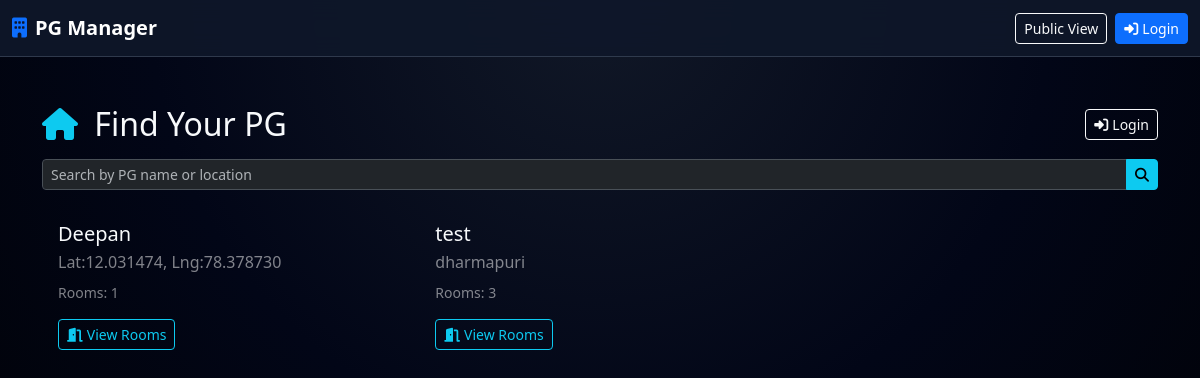
The app's page /, older data.
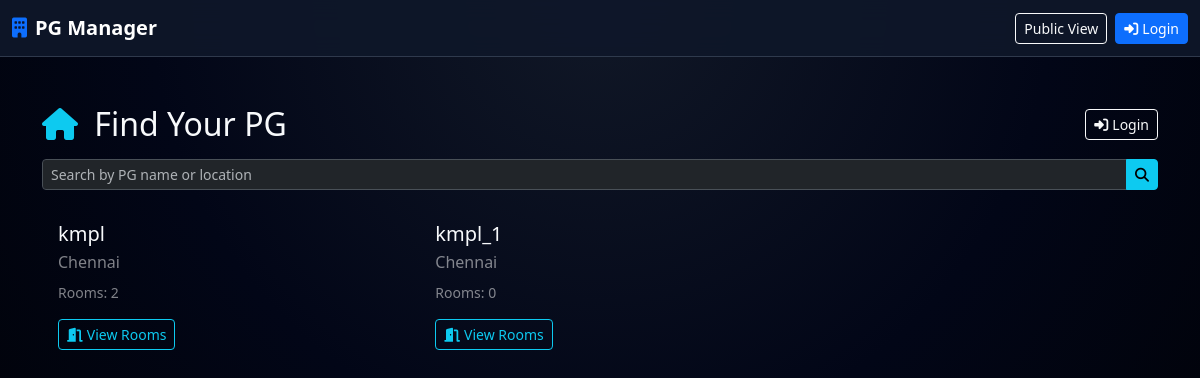
The same page, newer data.
### models.py (models this page shows)
class PG(db.Model):
    id = db.Column(db.Integer, primary_key=True)
    name = db.Column(db.String(255), nullable=False)
    location = db.Column(db.String(255))
    latitude = db.Column(db.Float)
    longitude = db.Column(db.Float)
    total_rooms = db.Column(db.Integer, default=0)
    rooms = db.relationship("Room", backref="pg", lazy=True)
    admins = db.relationship("User", backref="pg_admin", lazy=True)

### app.py (the view)
@app.route("/")
def home():
    search_query = request.args.get("search", "").strip()
    pgs = search_pgs(search_query) if search_query else PG.query.all()
    return render_template("guest/home.html", pgs=pgs, search_query=search_query)

### templates/guest/home.html (shortened to what this page needs)
{% extends "base.html" %}
{% block content %}
<div class="container py-4">
  <div class="d-flex justify-content-between align-items-center mb-3">
    <h2 class="mb-0">
      <i class="fas fa-home me-2 text-info"></i>
      Find Your PG
    </h2>
    <a href="{{ url_for('login') }}" class="btn btn-outline-light btn-sm">
      <i class="fas fa-sign-in-alt me-1"></i>Login
    </a>
  </div>
  <form method="get" class="mb-3">
    <div class="input-group">
      <input type="text" name="search" class="form-control form-control-sm"
             placeholder="Search by PG name or location"
             value="{{ search_query or '' }}">
      <button class="btn btn-info btn-sm" type="submit">
        <i class="fas fa-search"></i>
      </button>
    </div>
  </form>
  {% if pgs %}
    <div class="row g-3">
      {% for pg in pgs %}
        <div class="col-md-4">
          <div class="card-glass p-3 h-100">
            <h5 class="mb-1">{{ pg.name }}</h5>
            <p class="text-white-50 mb-2">
              {{ pg.location or 'Location not specified' }}
            </p>
            <p class="small text-white-50 mb-3">
              Rooms: {{ pg.total_rooms or 0 }}
            </p>
            <a href="{{ url_for('rooms', pg_id=pg.id) }}" class="btn btn-outline-info btn-sm">
              <i class="fas fa-door-open me-1"></i>View Rooms
            </a>
          </div>
        </div>
      {% endfor %}
    </div>
  {% else %}
    <p class="text-white-50">No PGs found.</p>
  {% endif %}
</div>
{% endblock %}

### templates/base.html (shortened to what this page needs)
<!doctype html>
<html lang="en" data-bs-theme="dark">
<head>
  <link href="https://cdn.jsdelivr.net/npm/bootstrap@5.3.3/dist/css/bootstrap.min.css" rel="stylesheet">
  <link href="https://cdnjs.cloudflare.com/ajax/libs/font-awesome/6.5.1/css/all.min.css" rel="stylesheet">
</head>
<body>
<nav class="navbar navbar-expand-lg navbar-pg navbar-dark">
  <div class="container-fluid">
    <a class="navbar-brand fw-semibold" href="{{ url_for('home') }}">
      <i class="fas fa-building me-2 text-primary"></i>PG Manager
    </a>
    <div class="collapse navbar-collapse" id="mainNavbar">
      <div class="d-flex align-items-center gap-2">
        <a href="{{ url_for('home') }}" class="btn btn-sm btn-outline-light">Public View</a>
        {% if current_user.is_authenticated %}
          <span class="text-secondary small d-none d-md-inline">
            {{ current_user.username }} ({{ current_user.role }})
          </span>
          <a href="{{ url_for('logout') }}" class="btn btn-sm btn-outline-danger">
            <i class="fas fa-sign-out-alt me-1"></i>Logout
          </a>
        {% else %}
          <a href="{{ url_for('login') }}" class="btn btn-sm btn-primary">
            <i class="fas fa-sign-in-alt me-1"></i>Login
          </a>
        {% endif %}
      </div>
    </div>
  </div>
</nav>
<main class="py-4">
  {% block content %}{% endblock %}
</main>
</body>
</html>

### templates/base.html (style rules this page uses)
:root { --pg-primary: #0d6efd; --pg-secondary: #6c757d; --pg-accent: #20c997; --pg-bg: #050814; --pg-card-bg: #111827; }
body { min-height: 100vh; background: radial-gradient(circle at top, #111827 0, #020617 45%, #000 100%); color: #f8fafc; font-family: system-ui, -apple-system, "Segoe UI", Roboto, "Helvetica Neue", Arial, sans-serif; }
.navbar-pg { background: rgba(15, 23, 42, 0.92); backdrop-filter: blur(12px); border-bottom: 1px solid rgba(148, 163, 184, 0.25); }
a { text-decoration: none; }

Row changes from the older to the newer data that the page shows:
removed PG: name "Deepan", location "Lat:12.031474, Lng:78.378730", total_rooms "1"
removed PG: name "test", location "dharmapuri", total_rooms "3"
added PG: name "kmpl", location "Chennai", total_rooms "2"
added PG: name "kmpl_1", location "Chennai", total_rooms "0"
